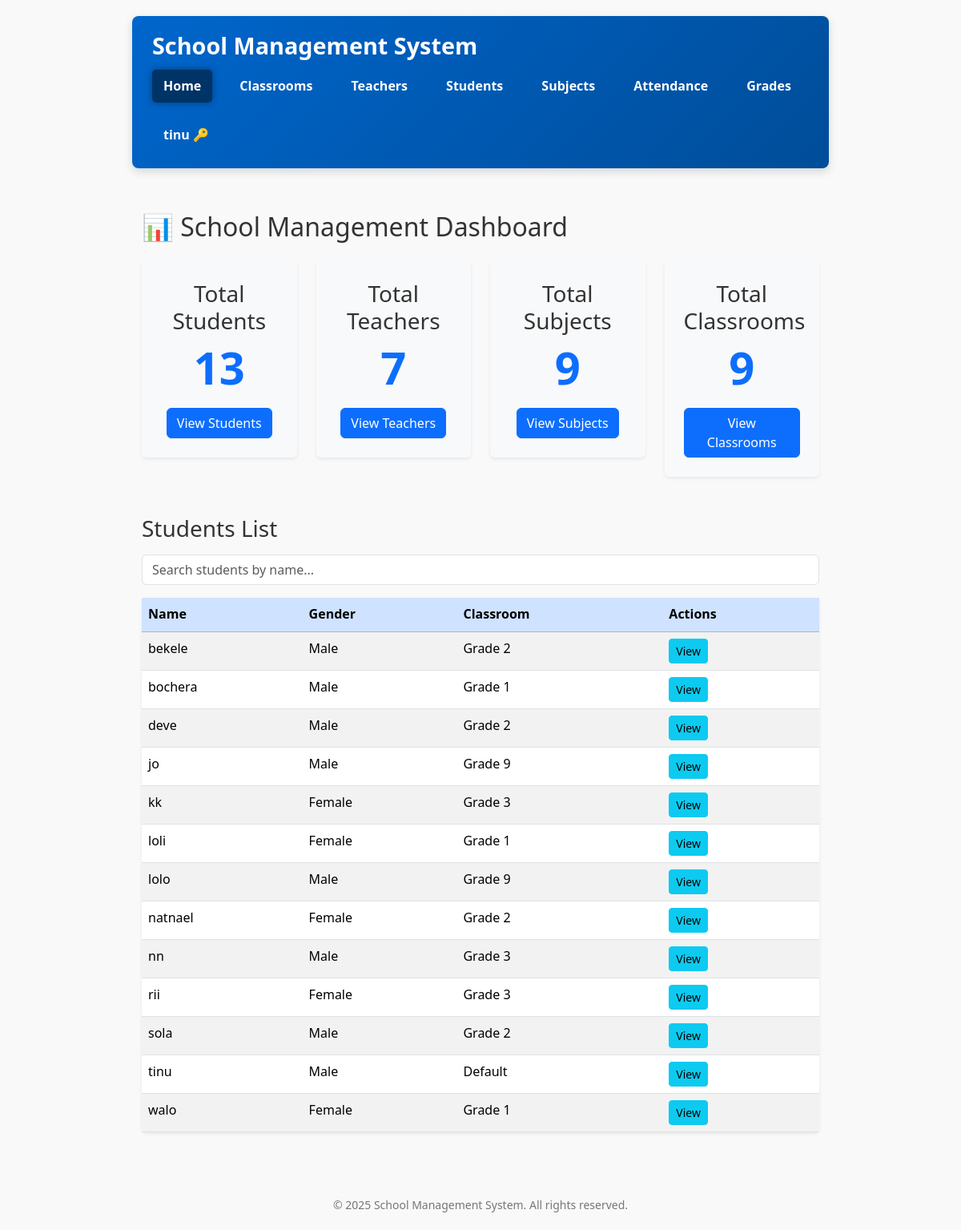
The page / (signed in) on the database its author committed.
### school/models.py (models this page shows, shortened)
class User(AbstractUser):
    ROLE_CHOICES = (
        ('ADMIN', 'Admin'),
        ('TEACHER', 'Teacher'),
        ('STUDENT', 'Student'),
    )
    role = models.CharField(max_length=10, choices=ROLE_CHOICES, null=True, blank=True)
    force_password_change = models.BooleanField(default=False)  # Add this field

class Student(models.Model):
    user = models.OneToOneField(settings.AUTH_USER_MODEL, on_delete=models.CASCADE)
    GENDER_CHOICES = [('Male', 'Male'), ('Female', 'Female'), ('Other', 'Other')]
    name = models.CharField(max_length=100)
    age = models.PositiveIntegerField()
    gender = models.CharField(max_length=10, choices=GENDER_CHOICES)
    photo = models.ImageField(upload_to='student_photos/', blank=True, null=True)
    address = models.TextField(blank=True)
    parent_contact = models.CharField(max_length=20, blank=True)
    classroom = models.ForeignKey(ClassRoom, on_delete=models.CASCADE, related_name='students')
    class Meta:
        ordering = ['name']

class ClassRoom(models.Model):
    name = models.CharField(max_length=100)
    section = models.CharField(max_length=1)
    subjects = models.ManyToManyField('Subject', related_name='classrooms', blank=True)
    class Meta:
        ordering = ['name', 'section']
        verbose_name_plural = 'Classrooms'

### school/views.py (the view)
# urls.py: path('', views.home, name='home'),
@login_required
def home(request):
    user = request.user
    is_admin_or_teacher = False
    if user.is_authenticated:
        is_admin_or_teacher = user.is_superuser or (hasattr(user, 'role') and user.role.upper() in ['ADMIN', 'TEACHER'])
    context = {
        'total_students': Student.objects.count(),
        'total_teachers': Teacher.objects.count(),
        'total_subjects': Subject.objects.count(),
        'total_classrooms': ClassRoom.objects.count(),
        'students': Student.objects.all(), # Consider limiting this for performance on large datasets
        'is_admin_or_teacher': is_admin_or_teacher,
    }
    return render(request, 'school/home.html', context)

### school/templates/school/home.html (shortened to what this page needs)
{% extends 'school/base.html' %}
{% block content %}
{% if user.is_authenticated %}
    {% if is_admin_or_teacher %}
        <h2 class="mb-4">📊 School Management Dashboard</h2>
        <div class="row g-4 mb-5">
            <div class="col-12 col-md-6 col-lg-3">
                <div class="p-4 bg-light rounded shadow-sm text-center">
                    <h3>Total Students</h3>
                    <p class="display-4 text-primary fw-bold">{{ total_students }}</p>
                    <a href="{% url 'school:student_list' %}" class="btn btn-primary">View Students</a>
                </div>
            </div>
            <div class="col-12 col-md-6 col-lg-3">
                <div class="p-4 bg-light rounded shadow-sm text-center">
                    <h3>Total Teachers</h3>
                    <p class="display-4 text-primary fw-bold">{{ total_teachers }}</p>
                    <a href="{% url 'school:teacher_list' %}" class="btn btn-primary">View Teachers</a>
                </div>
            </div>
            <div class="col-12 col-md-6 col-lg-3">
                <div class="p-4 bg-light rounded shadow-sm text-center">
                    <h3>Total Subjects</h3>
                    <p class="display-4 text-primary fw-bold">{{ total_subjects }}</p>
                    <a href="{% url 'school:subject_list' %}" class="btn btn-primary">View Subjects</a>
                </div>
            </div>
            <div class="col-12 col-md-6 col-lg-3">
                <div class="p-4 bg-light rounded shadow-sm text-center">
                    <h3>Total Classrooms</h3>
                    <p class="display-4 text-primary fw-bold">{{ total_classrooms }}</p>
                    <a href="{% url 'school:classroom_list' %}" class="btn btn-primary">View Classrooms</a>
                </div>
            </div>
        </div>
        <h3 class="mb-3">Students List</h3>
        <input
            type="text"
            id="studentSearch"
            class="form-control mb-3"
            placeholder="Search students by name..."
            onkeyup="filterStudents()"
        />
        <table class="table table-striped table-hover rounded shadow-sm bg-white">
            <thead class="table-primary">
                <tr>
                    <th>Name</th>
                    <th>Gender</th>
                    <th>Classroom</th>
                    <th>Actions</th>
                </tr>
            </thead>
            <tbody id="studentsTableBody">
                {% for student in students %}
                <tr>
                    <td>{{ student.name }}</td>
                    <td>{{ student.gender }}</td>
                    <td>{{ student.classroom.name|default:"N/A" }}</td>
                    <td>
                        <a href="{% url 'school:student_detail' student.pk %}" class="btn btn-info btn-sm">View</a>
                    </td>
                </tr>
                {% empty %}
                <tr>
                    <td colspan="4" class="text-center">No students available.</td>
                </tr>
                {% endfor %}
            </tbody>
        </table>
    {% else %}
        <div class="text-center mt-5">
            <h1>🎓 Welcome to the School Management System</h1>
            <p class="lead mt-3">Your account does not have an assigned role. Please contact the administrator.</p>
            <a href="{% url 'logout' %}" class="btn btn-warning mt-3">Logout</a>
        </div>
    {% endif %}
{% endif %}
{% endblock %}

### school/templates/school/base.html (shortened to what this page needs)
{% load static %}
<!DOCTYPE html>
<html lang="en">
<head>
    <link href="https://cdn.jsdelivr.net/npm/bootstrap@5.3.3/dist/css/bootstrap.min.css" rel="stylesheet" />
</head>
<body>
    <header>
        <div class="d-flex align-items-center">
            <h1>School Management System</h1>
        </div>
        <nav>
            <a href="{% url 'school:home' %}" class="{% if request.resolver_match.url_name == 'home' %}active{% endif %}">Home</a>
            <a href="{% url 'school:classroom_list' %}" class="{% if 'classroom' in request.path %}active{% endif %}">Classrooms</a>
            <a href="{% url 'school:teacher_list' %}" class="{% if 'teacher' in request.path %}active{% endif %}">Teachers</a>
            <a href="{% url 'school:student_list' %}" class="{% if 'student' in request.path %}active{% endif %}">Students</a>
            <a href="{% url 'school:subject_list' %}" class="{% if 'subject' in request.path %}active{% endif %}">Subjects</a>
            <a href="{% url 'school:attendance_list' %}" class="{% if 'attendance' in request.path %}active{% endif %}">Attendance</a>
            <a href="{% url 'school:grade_list' %}" class="{% if 'grade' in request.path %}active{% endif %}">Grades</a>
            {% if user.is_authenticated %}
                <form id="logout-form" action="{% url 'school:logout' %}" method="post" style="display:inline;">
                    <button type="submit" title="Logout">{{ user.username }} &#x1F511;</button>
                </form>
            {% else %}
                <a href="{% url 'school:login' %}" class="{% if 'login' in request.path %}active{% endif %}">Login</a>
            {% endif %}
        </nav>
    </header>
    <div class="container py-4">
        {% block content %}{% endblock %}
    </div>
    <footer>
        &copy; {% now "Y" %} School Management System. All rights reserved.
    </footer>
</body>
</html>

### school/templates/school/base.html (style rules this page uses)
body { font-family: 'Segoe UI', Tahoma, Geneva, Verdana, sans-serif; max-width: 900px; margin: 20px auto; padding: 0 15px; background: #f9f9f9; color: #333; line-height: 1.6; }
header { background: linear-gradient(135deg, #0066cc 0%, #004d99 100%); color: white; padding: 20px 25px; margin-bottom: 30px; border-radius: 8px; box-shadow: 0 4px 12px rgba(0, 0, 0, 0.15); position: sticky; top: 0; z-index: 1000; }
header h1 { margin: 0; font-weight: 700; font-size: 1.8rem; user-select: none; }
nav { margin-top: 12px; display: flex; gap: 20px; flex-wrap: wrap; }
nav a, nav form button { color: white; font-weight: 600; padding: 8px 14px; border-radius: 5px; transition: background-color 0.3s ease; cursor: pointer; text-decoration: none; border: none; background: none; }
nav a.active { background-color: #003366; color: #fff; box-shadow: 0 0 8px #003366cc; }
footer { margin-top: 40px; text-align: center; color: #777; font-size: 14px; }

### rows shown on the page
User: username "tinu"
Student: name "bekele", gender "Male", classroom.name "Grade 2"
Student: name "bochera", gender "Male", classroom.name "Grade 1"
Student: name "deve", gender "Male", classroom.name "Grade 2"
Student: name "jo", gender "Male", classroom.name "Grade 9"
Student: name "kk", gender "Female", classroom.name "Grade 3"
Student: name "loli", gender "Female", classroom.name "Grade 1"
Student: name "lolo", gender "Male", classroom.name "Grade 9"
Student: name "natnael", gender "Female", classroom.name "Grade 2"
Student: name "nn", gender "Male", classroom.name "Grade 3"
Student: name "rii", gender "Female", classroom.name "Grade 3"
Student: name "sola", gender "Male", classroom.name "Grade 2"
Student: name "tinu", gender "Male", classroom.name "Default"
Student: name "walo", gender "Female", classroom.name "Grade 1"

### other values the page prints
{{ total_students }} "13"
{{ total_teachers }} "7"
{{ total_subjects }} "9"
{{ total_classrooms }} "9"
